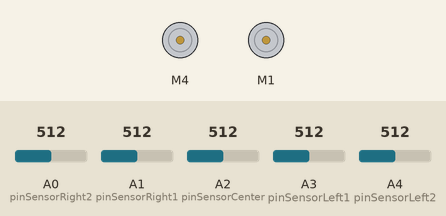
Recording of a sketch running on a simulated Arduino Uno, built with avr-gcc and run on an emulated ATmega328P. On the bench: 2 × DC motor (green arrow = forward, orange = backward, longer = faster). The inputs (shaded band) are chosen by the test bench; at power-on: A0 (pinSensorRight2) = 512, A1 (pinSensorRight1) = 512, A2 (pinSensorCenter) = 512, A3 (pinSensorLeft1) = 512, A4 (pinSensorLeft2) = 512.

Above: at 3.7 s.
3.8 s: A0 (pinSensorRight2) set to 682
5.3 s: A0 (pinSensorRight2) set to 718
At 6.3 s:
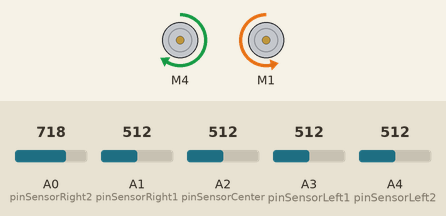
6.8 s: A1 (pinSensorRight1) set to 690
8.3 s: A1 (pinSensorRight1) set to 714
At 8.6 s:
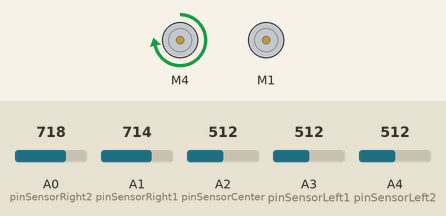
9.8 s: A0 (pinSensorRight2) set to 306
At 10.6 s:
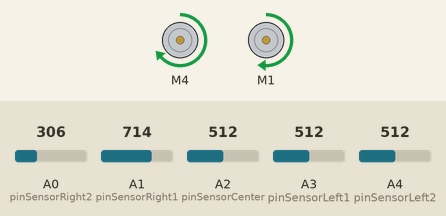
11.3 s: A2 (pinSensorCenter) set to 716
At 12.1 s:
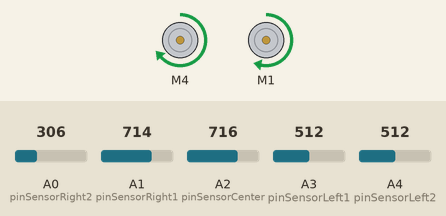
Timing chart, 0 to 13.8 s (numbered marks = the images above; inputs shaded):
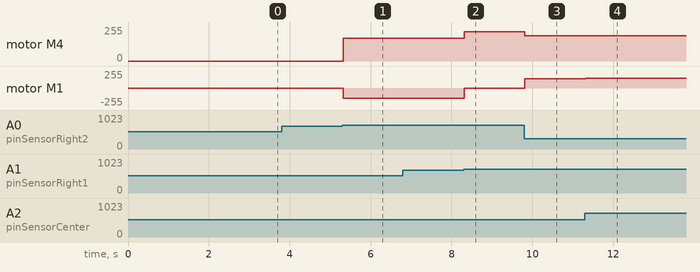

Measured:
- the behaviour switches between 699 and 700 on A0 (pinSensorRight2) (found by bisection; images 0 and 1)
- the behaviour switches between 699 and 700 on A1 (pinSensorRight1) (found by bisection; images 1 and 2)
- after the input at 3.8 s, every drawn part: stays the same
- after the input at 5.3 s, motor M4: stopped → forward 170/255 at once; motor M1: stopped → backward 150/255 at once
- after the input at 6.8 s, every drawn part: stays the same
- after the input at 8.3 s, motor M4: forward 170/255 → forward 220/255 at once; motor M1: backward 150/255 → stopped at once
- after the input at 9.8 s, motor M4: forward 220/255 → forward 190/255 at once; motor M1: stopped → forward 140/255 at once
- after the input at 11.3 s, motor M1: forward 140/255 → forward 150/255 at once

The sketch:

SeguirLinhaV3.ino
```cpp
//Programa: Robo seguidor de linha, cinco sensores optico reflexivos TCRT5000, motor shield LM293D.
//Autor: Grupo TeleRobo2077
//Data: 18/11/2018 14:00
//Versão 3 - utliza os 5 sensores

#include <AFMotor.h>

AF_DCMotor motor_left(4);
AF_DCMotor motor_right(1);

const int pinSensorLeft2 = A4;
const int pinSensorLeft1 = A3;
const int pinSensorCenter = A2;
const int pinSensorRight1 = A1;
const int pinSensorRight2 = A0;

const int linhaEsq2 = 700;
const int linhaEsq1 = 700;
const int linhaCent = 700;
const int linhaDir1 = 700;
const int linhaDir2 = 700;

int leftSpeed = 0, rightSpeed = 0;

int speedEsqFrente = 150, speedDirFrente = 150;

int speedEsqCurvaEsq1 = 190, speedDirCurvaEsq1 = 150;
int speedEsqCurvaEsq2 = 190, speedDirCurvaEsq2 = 140;
int speedEsqCurvaEsq3 = 220, speedDirCurvaEsq3 = 0;
int speedEsqCurvaEsq4 = 170, speedDirCurvaEsq4 = -150;

int speedEsqCurvaDir1 = 150 , speedDirCurvaDir1 = 190;
int speedEsqCurvaDir2 = 140 , speedDirCurvaDir2 = 190;
int speedEsqCurvaDir3 = 0   , speedDirCurvaDir3 = 220;
int speedEsqCurvaDir4 = -150, speedDirCurvaDir4 = 170;

//int seguirLinha = 1;

void setup() {
  delay(2500);

}

void loop() {
  //Faz a leitura dos sensores
  int valSensorEsq2 = analogRead(pinSensorLeft2);
  delay(1);
  int valSensorEsq1 = analogRead(pinSensorLeft1);
  delay(1);
  int valSensorCent = analogRead(pinSensorCenter);
  delay(1);
  int valSensorDir1 = analogRead(pinSensorRight1);
  delay(1);
  int valSensorDir2 = analogRead(pinSensorRight2);
  delay(1);

  //Segue reto
  if(valSensorEsq2<=linhaEsq2 && valSensorEsq1<=linhaEsq1 && valSensorCent>=linhaCent && valSensorDir1<=linhaDir1 && valSensorDir2<=linhaDir2){
    leftSpeed = speedEsqFrente;
    rightSpeed = speedDirFrente;
  }


  // Vira para esquerda, nivel 1
  else if(valSensorEsq2<=linhaEsq2 && valSensorEsq1<=linhaEsq1 && valSensorCent>=linhaCent && valSensorDir1>=linhaDir1 && valSensorDir2<=linhaDir2){
    leftSpeed = speedEsqCurvaEsq1;
    rightSpeed = speedDirCurvaEsq1;
  }
  // vira para esquerda, nivel 2
  else if(valSensorEsq2<=linhaEsq2 && valSensorEsq1<=linhaEsq1 && valSensorCent<=linhaCent && valSensorDir1>=linhaDir1 && valSensorDir2<=linhaDir2){
    leftSpeed = speedEsqCurvaEsq2;
    rightSpeed = speedDirCurvaEsq2;
  }
 // vira para esquerda, nivel 3
  else if(valSensorEsq2<=linhaEsq2 && valSensorEsq1<=linhaEsq1 && valSensorCent<=linhaCent && valSensorDir1>=linhaDir1 && valSensorDir2>=linhaDir2){
    leftSpeed = speedEsqCurvaEsq3;
    rightSpeed = speedDirCurvaEsq3;
  }
  // vira para esquerda, nivel 4
  else if(valSensorEsq2<=linhaEsq2 && valSensorEsq1<=linhaEsq1 && valSensorCent<=linhaCent && valSensorDir1<=linhaDir1 && valSensorDir2>=linhaDir2){
    leftSpeed = speedEsqCurvaEsq4;
    rightSpeed = speedDirCurvaEsq4;
  }


  // Vira para direita, nivel 1
  else if(valSensorEsq2<=linhaEsq2 && valSensorEsq1>=linhaEsq1 && valSensorCent>=linhaCent && valSensorDir1<=linhaDir1 && valSensorDir2<=linhaDir2){
    leftSpeed = speedEsqCurvaDir1;
    rightSpeed = speedDirCurvaDir1;
  }
  // vira para direita, nivel 2
  else if(valSensorEsq2<=linhaEsq2 && valSensorEsq1>=linhaEsq1 && valSensorCent<=linhaCent && valSensorDir1<=linhaDir1 && valSensorDir2<=linhaDir2){
    leftSpeed = speedEsqCurvaDir2;
    rightSpeed = speedDirCurvaDir2;
  }
  // vira para direita, nivel 3
  else if(valSensorEsq2>=linhaEsq2 && valSensorEsq1>=linhaEsq1 && valSensorCent<=linhaCent && valSensorDir1<=linhaDir1 && valSensorDir2<=linhaDir2){
    leftSpeed = speedEsqCurvaDir3;
    rightSpeed = speedDirCurvaDir3;
  }
  // vira para direita, nivel 4
  else if(valSensorEsq2>=linhaEsq2 && valSensorEsq1<=linhaEsq1 && valSensorCent<=linhaCent && valSensorDir1<=linhaDir1 && valSensorDir2<=linhaDir2){
    leftSpeed = speedEsqCurvaDir4;
    rightSpeed = speedDirCurvaDir4;
  }


  //Verifica se o sentido de giro do motor esquerdo eh pra frente ou pra trás
  if(leftSpeed >= 0){
    motor_left.setSpeed(leftSpeed); // define a vel do motor
    motor_left.run(FORWARD);        // define o sentido de giro para frente.
  } else {
    motor_left.setSpeed(-leftSpeed); // passa o valor leftSpeed pra positvo, e define a vel do motor
    motor_left.run(BACKWARD);        // define o sentido de giro para tras
  }

  //Verifica se o sentido de giro do motor direito eh pra frente ou pra tras
  if(rightSpeed >= 0){
    motor_right.setSpeed(rightSpeed); // define a vel do motor
    motor_right.run(FORWARD);         // define o sentido de giro para frente.
  } else {
    motor_right.setSpeed(-rightSpeed); // passa o valor rightSpeed pra positvo, e define a vel do motor
    motor_right.run(BACKWARD);         // define o sentido de giro para tras
  }

  delay(15);

}
```
